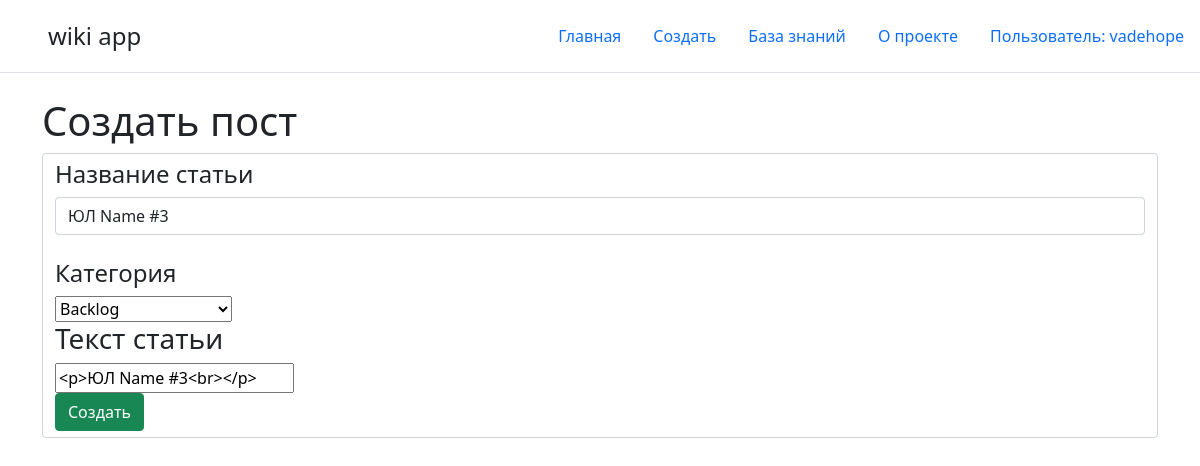
The page /47/edit (signed in) on the database its author committed.
### main/models.py (models this page shows, shortened)
class Task(MPTTModel):
    name = models.CharField(max_length=50, unique=True)
    parent = TreeForeignKey('self', on_delete=models.CASCADE, null=True, blank=True, related_name='children')
    task = models.TextField('Описание')
    created_at = models.DateTimeField()
    updated_at = models.DateTimeField(auto_now=True)
    def __str__(self):
        return self.name
    class Meta:
        verbose_name = 'Задача'
        verbose_name_plural = 'Задача'
    class MPTTMeta:
        order_insertion_by = ['name']

### main/views.py (the view)
# urls.py: path('<int:pk>/edit', views.PostUpdateView.as_view(), name = "post-update"),
class PostUpdateView(UpdateView):
    model = Task
    template_name = 'main/edit.html'
    form_class = add_TaskForm

### main/forms.py
class add_TaskForm(ModelForm):
    class Meta:
        model = Task
        fields = ["name", "task", "parent"]
        widgets = {
            "name": TextInput(attrs={
                'class': 'form-control',
                'placeholder': 'Write name',
            }),
            "task": SummernoteWidget(attrs={
                'summernote': {
                    'airMode': False,
                    'width': '100%',
                    'height': '600',
                    'toolbar': [
                        ['style', ['bold', 'italic', 'underline', 'clear']],
                        ['font', ['strikethrough', 'superscript', 'subscript']],
                        ['fontsize', ['fontsize']],
                        ['color', ['color']],
                        ['para', ['ul', 'ol', 'paragraph']],
                        ['height', ['height']],
                        ['misc', ['codeview']],
                    ],
                },
            }),
        }

### main/templates/main/edit.html (shortened to what this page needs)
{% extends 'main/base.html' %}
{% block content%}
    <h1>Создать пост</h1>
    <form method="post" class="form-control">
        <label><h4>Название статьи</h4></label><br>
        {{ form.name }}<br>
        <label><h4>Категория</h4></label><br>
        {{ form.parent|safe }}<br>
        <label><h3>Текст статьи</h3></label><br>
        {{ form.task|safe }}<br>
        <button type="submit" class="btn btn-success">Создать</button>
    </form>
{% endblock %}

### main/templates/main/base.html (shortened to what this page needs)
<!DOCTYPE html>
<html lang="ru">
<head>
    <link rel="stylesheet" href="https://cdn.jsdelivr.net/npm/bootstrap@5.1.3/dist/css/bootstrap.min.css">
</head>
<body>
    <header class="d-flex flex-wrap justify-content-center py-3 mb-4 border-bottom">
        <a href="/" class="d-flex align-items-center mb-3 mb-md-0 me-md-auto text-dark text-decoration-none">
          <svg class="bi me-2" width="40" height="32"><use xlink:href="#bootstrap"></use></svg>
          <span class="fs-4">wiki app</span>
        </a>
        <ul class="nav nav-pills">
          <li class="nav-item"><a href="{% url "home" %}" class="nav-link">Главная</a></li>
          <li class="nav-item"><a href="{% url "create_child" %}" class="nav-link" aria-current="page">Создать</a></li>
          <li class="nav-item"><a href="{% url "wiki" %}" class="nav-link" aria-current="page">База знаний</a></li>
          <li class="nav-item"><a href="{% url "about" %}" class="nav-link">О проекте</a></li>
          <li class="nav-item"><a href="{% url "cab" %}" class="nav-link">Пользователь: {{ user.get_username }}</a></li>
        </ul>
      </header>
    <div class="container">
      {% block  content %}{% endblock %}
    </div>
</body>
</html>

### rows shown on the page
Task: name "ЮЛ Name #3", parent "Backlog", task "<p>ЮЛ Name #3<br></p>"

### other values the page prints
{{ user.get_username }} "vadehope"
